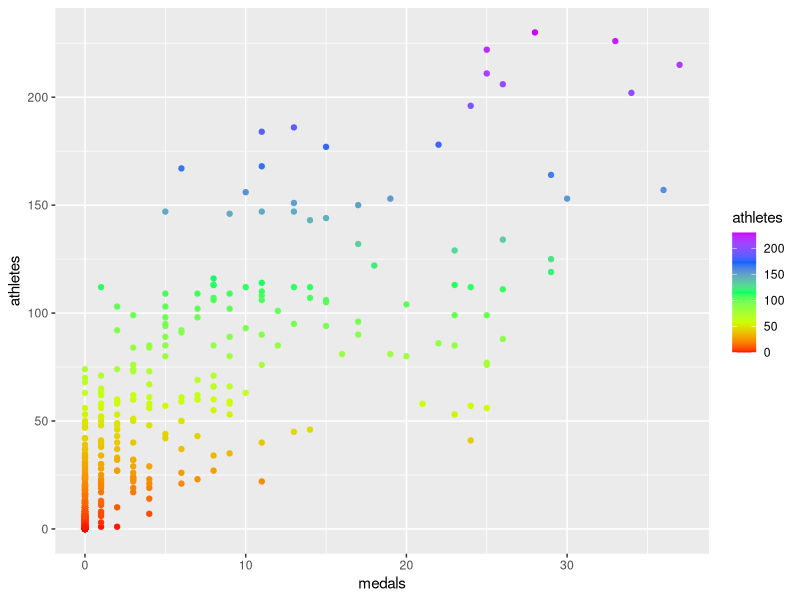
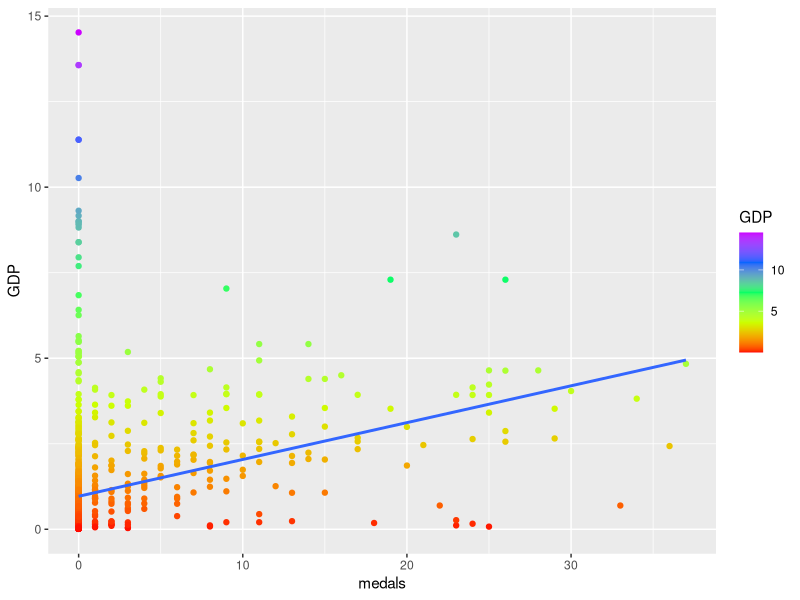
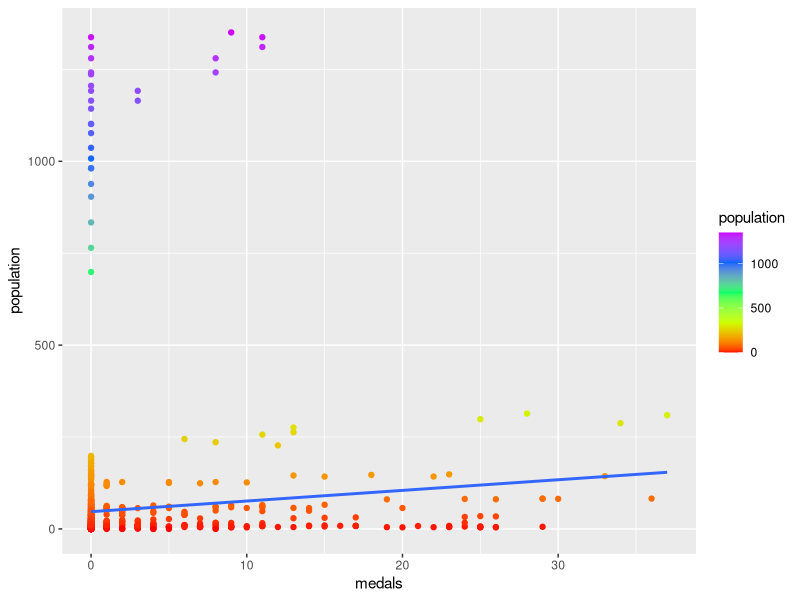
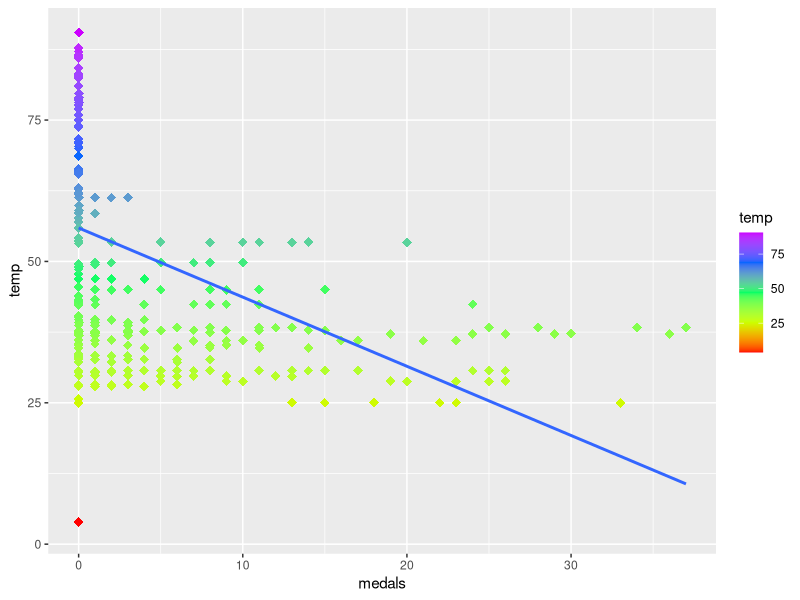

Recreate these plots in R, in order.
library(tidyr)
library(ggplot2)
library(dplyr) 

##make sure the data file is saved in the working directory
dataset <- read.csv("olympics.txt", header = TRUE, sep = " ")


##A
a <- c(12,14,15)
summary(dataset[,a])


##B
b <- c(2,4,14,12,15)
head(dataset[,b],n = 5)

##C
table(dataset$year)


##D
c <- c(14,15)
dataset[,c] %>%
  ggplot(aes(x = medals, y = athletes, color = athletes)) +
  scale_color_gradientn(colours = rainbow(5))+
  geom_point()
##looks like a positive correlation between medals and athletes


##E
##it is possible that higher gdp means better trained athletes, which means more medals
##higher gdp means higher population. therefore, more atheletes



##F
d <- c(12,14)
dataset[,d] %>%
  ggplot(aes(x = medals, y = GDP, color = GDP)) + 
  scale_color_gradientn(colours = rainbow(5))+
  geom_point()+
  geom_smooth(method = 'lm', fill = NA) 
##there is a positive correlation between medals and GDP


##G
d <- c(11,14)
dataset[,d] %>%
  ggplot(aes(x = medals, y = population, color = population)) + 
  scale_color_gradientn(colours = rainbow(5))+
  geom_point() +
  geom_smooth(method = 'lm', fill = NA) 
##there seems to be a positive correlation between medals and population


##h
d <- c(5,14)
dataset[,d] %>%
  ggplot(aes(x = medals, y = temp, color = temp)) + 
  scale_color_gradientn(colours = rainbow(5))+
  geom_point(shape = 18, size = 3)+
  geom_smooth(method = 'lm', fill = NA) 
##There is a negative correlation between medals and temperature











